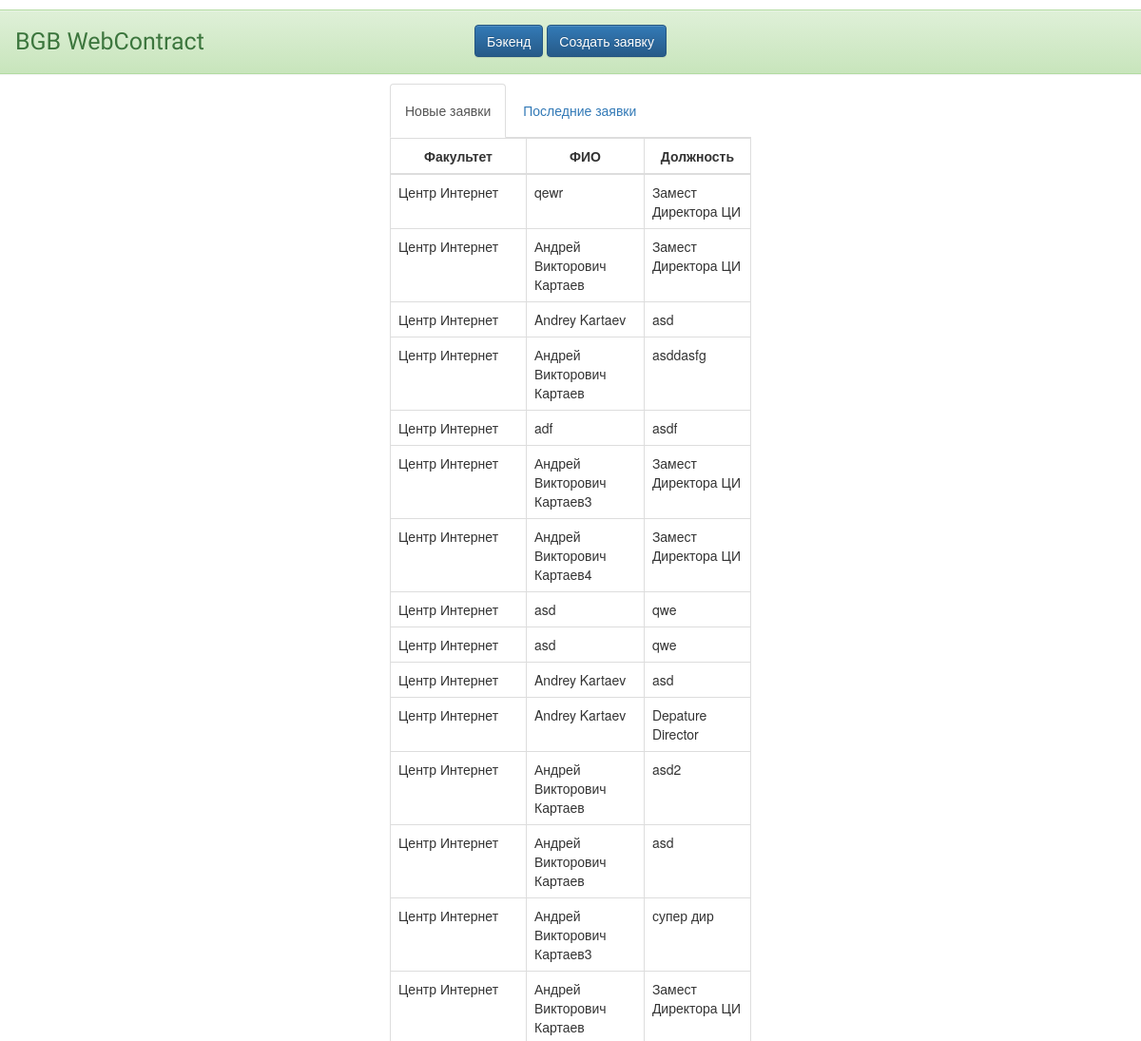
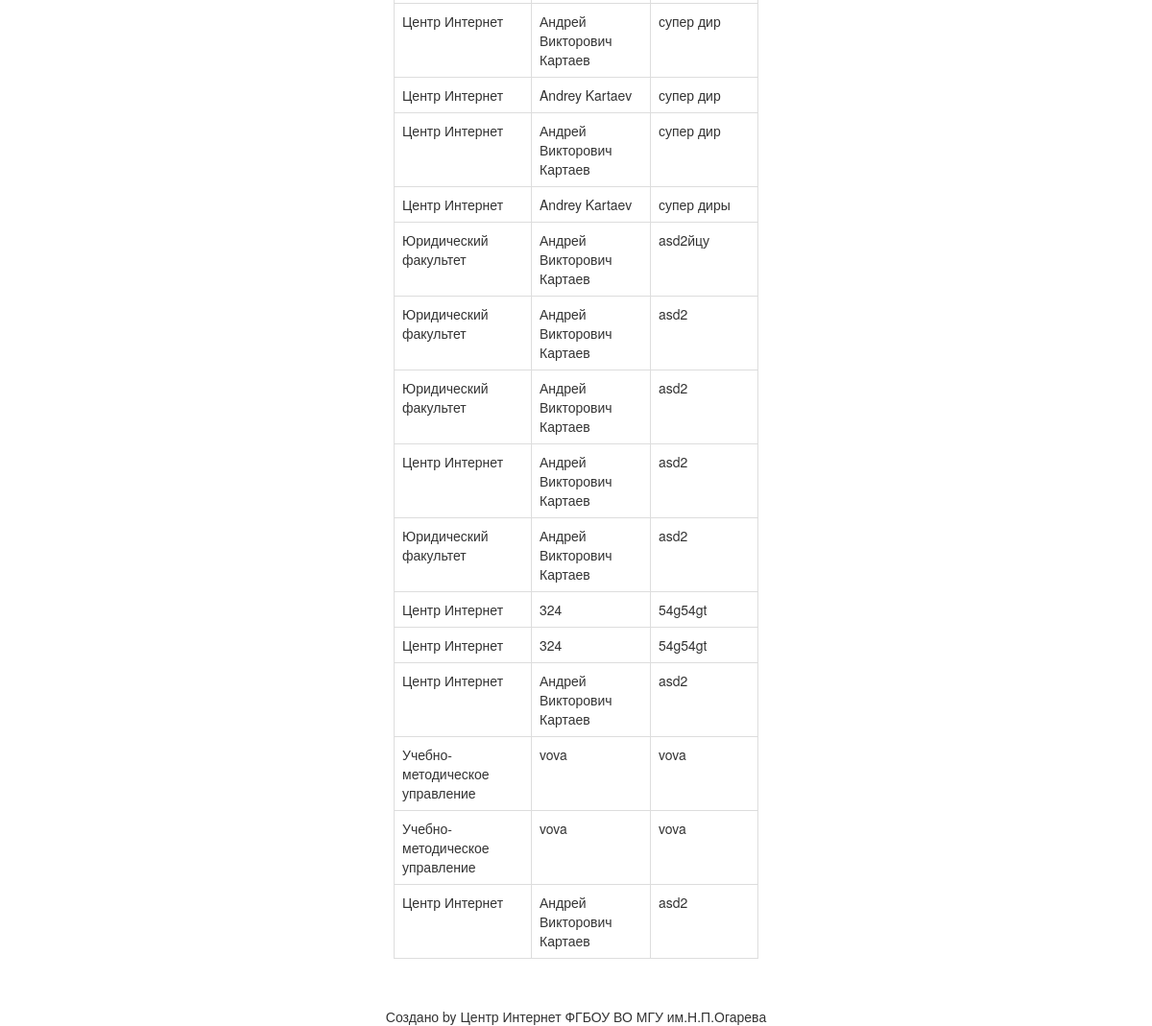
The page /bgb_webcontract/backend/ on the database its author committed (2 pictures, top to bottom).
### bgb_webcontract/models.py (models this page shows, shortened)
class Request(models.Model):
    it_manager_fullname = models.CharField(max_length=200, verbose_name='ФИО заявителя полностью')
    it_manager_email = models.EmailField(verbose_name='Email заявителя')
    it_manager_position = models.CharField(max_length=200, verbose_name='Должность заявителя')
    created_date = models.DateTimeField(auto_now=True)
    accepted = models.BooleanField(default=False)
    rejection_reason = models.CharField(max_length=200, blank=True, default='Заявка не обработана')
    department_id = models.ForeignKey(Department, on_delete=models.CASCADE,
                                      verbose_name='Факультет/Подразделение')
    def __str__(self):
        return ' '.join([str(self.department_id), self.it_manager_fullname,])

class Department(models.Model):
    id = models.IntegerField(primary_key=True)
    name = models.CharField(max_length=200, verbose_name='Факультет/Подразделение')
    def __str__(self):
        return self.name

### bgb_webcontract/views.py (the view)
def backend_view(request):
    new_request_list = Request.objects.filter(accepted=False).order_by('created_date')
    latest_request_list = Request.objects.filter(accepted=True).order_by('created_date')
    print(new_request_list)
    return render(request, 'bgb_webcontract/backend.html',
                  {'new_request_list': new_request_list,
                   'latest_request_list': latest_request_list})

### templates/bgb_webcontract/backend.html (shortened to what this page needs)
{% extends "bgb_webcontract/backend_base.html" %}
{% block content %}
    <div class="new_requests row">
        <div class="col-md-4">
        </div>
        <div class="col-md-4">
        <ul class="nav nav-tabs" role="tablist">
            <li role="presentation" class="active"><a href="#new" aria-controls="new" role="tab" data-toggle="tab"><h5>Новые заявки</h5></a></li>
            <li role="presentation"><a href="#last" aria-controls="last" role="tab" data-toggle="tab"><h5>Последние заявки</h5></a></li>
        </ul>
 	<div class="tab-content">
        <div role="tabpanel" class="tab-pane active" id="new">
            <table class="table table-bordered table-hover">
                <thead>
                    <th style="text-align: center;">Факультет</th>
                    <th style="text-align: center;">ФИО</th>
                    <th style="text-align: center;">Должность</th>
                </thead>
                <tbody>
                    {% if new_request_list %}
                        {% for request in new_request_list %}
                            <tr data-href="{% url 'bgb_webcontract:request_detail_backend' request.id %}" style="cursor: pointer;">
                                <td>{{ request.department_id}}</td>
                                <td>{{ request.it_manager_fullname}}</td>
                                <td>{{ request.it_manager_position}}</td>
                            </tr>
                        {% endfor %}
                    {% else %}
                        <tr><td colspan="3" style="text-align: center;">Нет новых заявок</td></tr>
                    {% endif %}
                </tbody>
            </table>
        </div>
	</div>
	</div>
        <div class="col-md-4">
        </div>
    </div>
{% endblock %}

### rows shown on the page
Request: department_id "Центр Интернет", it_manager_fullname "qewr", it_manager_position "Замест Директора ЦИ"
Request: department_id "Центр Интернет", it_manager_fullname "Андрей Викторович Картаев", it_manager_position "Замест Директора ЦИ"
Request: department_id "Центр Интернет", it_manager_fullname "Andrey Kartaev", it_manager_position "asd"
Request: department_id "Центр Интернет", it_manager_fullname "Андрей Викторович Картаев", it_manager_position "asddasfg"
Request: department_id "Центр Интернет", it_manager_fullname "adf", it_manager_position "asdf"
Request: department_id "Центр Интернет", it_manager_fullname "Андрей Викторович Картаев3", it_manager_position "Замест Директора ЦИ"
Request: department_id "Центр Интернет", it_manager_fullname "Андрей Викторович Картаев4", it_manager_position "Замест Директора ЦИ"
Request: department_id "Центр Интернет", it_manager_fullname "asd", it_manager_position "qwe"
Request: department_id "Центр Интернет", it_manager_fullname "asd", it_manager_position "qwe"
Request: department_id "Центр Интернет", it_manager_fullname "Andrey Kartaev", it_manager_position "asd"
Request: department_id "Центр Интернет", it_manager_fullname "Andrey Kartaev", it_manager_position "Depature Director"
Request: department_id "Центр Интернет", it_manager_fullname "Андрей Викторович Картаев", it_manager_position "asd2"
Request: department_id "Центр Интернет", it_manager_fullname "Андрей Викторович Картаев", it_manager_position "asd"
Request: department_id "Центр Интернет", it_manager_fullname "Андрей Викторович Картаев3", it_manager_position "супер дир"
Request: department_id "Центр Интернет", it_manager_fullname "Андрей Викторович Картаев", it_manager_position "Замест Директора ЦИ"
Request: department_id "Центр Интернет", it_manager_fullname "Андрей Викторович Картаев", it_manager_position "супер дир"
Request: department_id "Центр Интернет", it_manager_fullname "Andrey Kartaev", it_manager_position "супер дир"
Request: department_id "Центр Интернет", it_manager_fullname "Андрей Викторович Картаев", it_manager_position "супер дир"
Request: department_id "Центр Интернет", it_manager_fullname "Andrey Kartaev", it_manager_position "супер диры"
Request: department_id "Юридический факультет", it_manager_fullname "Андрей Викторович Картаев", it_manager_position "asd2йцу"
Request: department_id "Юридический факультет", it_manager_fullname "Андрей Викторович Картаев", it_manager_position "asd2"
Request: department_id "Юридический факультет", it_manager_fullname "Андрей Викторович Картаев", it_manager_position "asd2"
Request: department_id "Центр Интернет", it_manager_fullname "Андрей Викторович Картаев", it_manager_position "asd2"
Request: department_id "Юридический факультет", it_manager_fullname "Андрей Викторович Картаев", it_manager_position "asd2"
Request: department_id "Центр Интернет", it_manager_fullname "324", it_manager_position "54g54gt"
Request: department_id "Центр Интернет", it_manager_fullname "324", it_manager_position "54g54gt"
Request: department_id "Центр Интернет", it_manager_fullname "Андрей Викторович Картаев", it_manager_position "asd2"
Request: department_id "Учебно-методическое управление", it_manager_fullname "vova", it_manager_position "vova"
Request: department_id "Учебно-методическое управление", it_manager_fullname "vova", it_manager_position "vova"
Request: department_id "Центр Интернет", it_manager_fullname "Андрей Викторович Картаев", it_manager_position "asd2"
